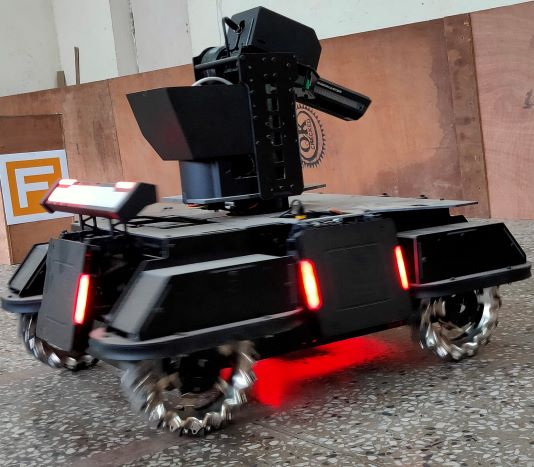
#> input picture PCV_Book_soln/robot2.jpg, 534 x 467 px
$ python question3.py
#> lines starting #> are read from the running program, lines starting #| are printed output that depends on the picture
from PIL import Image
from pylab import *
from scipy.ndimage import filters
import imtools

im = array(Image.open('robot2.jpg').convert('L'))
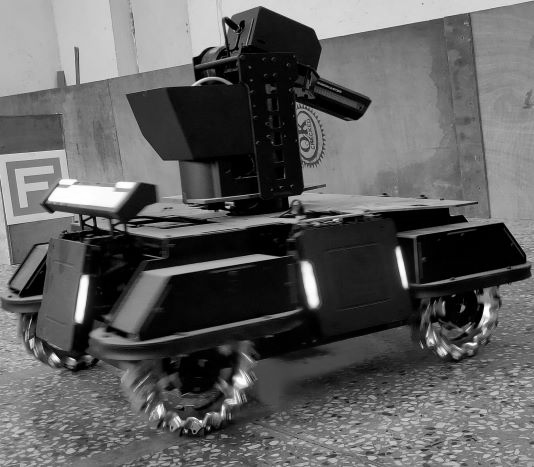
#> im: shape (467, 534); min 0, max 255, mean 95.1
def histeq(im, nbr_bins=256):
    # get image histogram
#> called with nbr_bins = 256
    imhist, bins = histogram(im.flatten(), nbr_bins, density=True)
#> imhist = 256 values, max 0.025 at index 1, min 5.23e-05 at index 232, mean 0.00392; bins = 257 values from 0 to 255
    cdf = imhist.cumsum()  # cumulative distribution function
#> cdf = 256 values from 0.0214 to 1
    cdf = 255 * cdf / cdf[-1]  # normalize
#> cdf = 256 values from 5.44 to 255
    # use linear interpolation of cdf to find new pixel values
    im2 = interp(im.flatten(), bins[:-1], cdf)
    return im2.reshape(im.shape), cdf
im2, cdf = histeq(im)
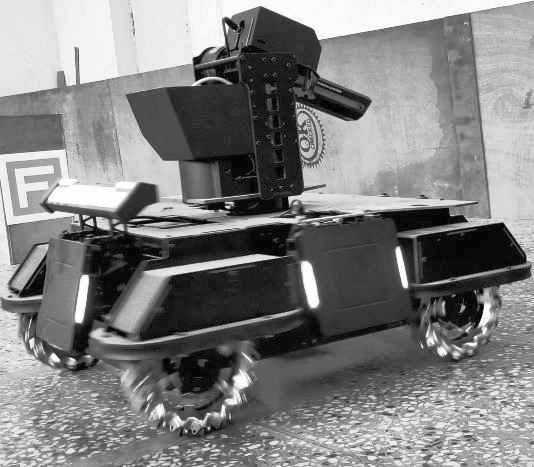
#> im2: shape (467, 534) float64; min 5.44, max 255, mean 128.7
#> cdf = 256 values from 5.44 to 255
im3 = 1.0*filters.gaussian_filter(im, 128)
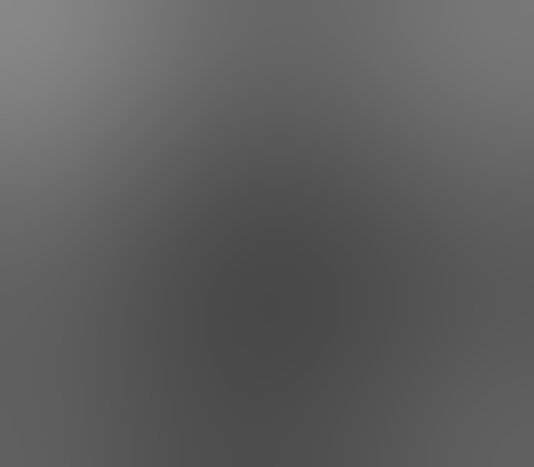
#> im3: shape (467, 534) float64; min 72, max 136, mean 94.1
im4 = clip(128 * (1.0 *im / (im3 + 0.1)), 0, 255)
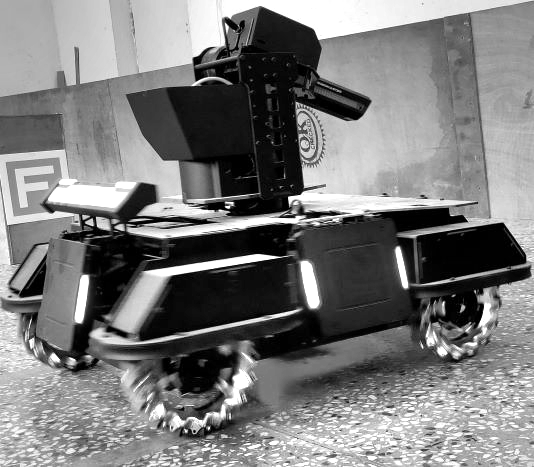
#> im4: shape (467, 534) float64; min 0, max 255, mean 123.9


figure(figsize=(16,16))
gray()
subplot(3, 2, 1)
title('original')
imshow(im)

subplot(3, 2, 2)
title('original hist')
hist(im.flatten(), 256, density=True)

subplot(3, 2, 3)
gray()
title('histogram equalized')
imshow(im2)

subplot(3, 2, 4)
title('equalized histogram')
hist(im2.flatten(), 256, density=True)

subplot(3, 2, 5)
gray()
title('quotient')
imshow(uint8(im4))

subplot(3, 2, 6)
title('quotient graph')
hist(im4.flatten(), 256, density=True)

show()
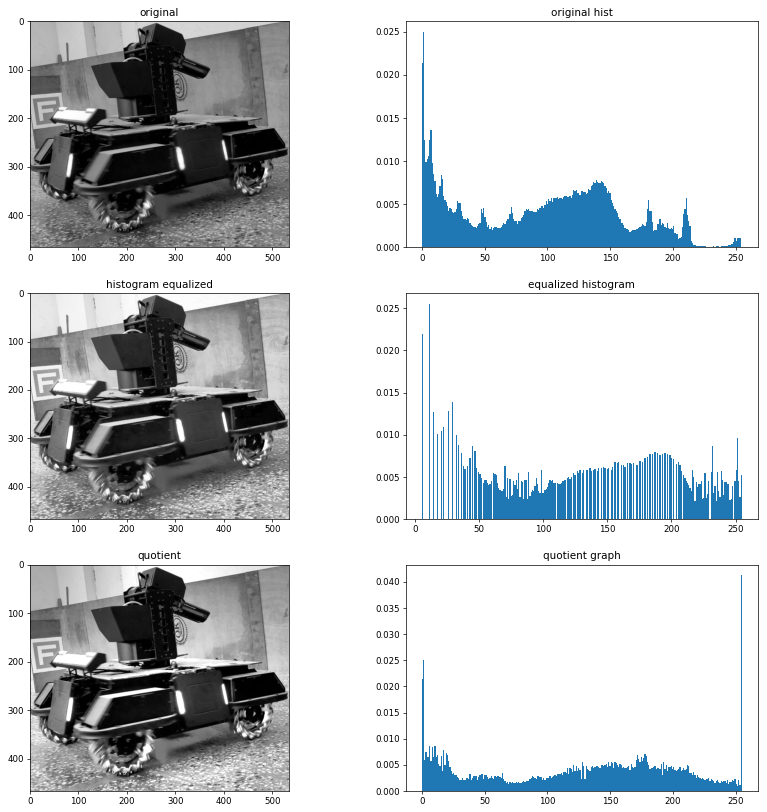
#> figure drawn by matplotlib, 6 panels; panel 2: tallest bar 0.025 high, from x = 0.996 to 1.99; panel 4: tallest bar 0.0255 high, from x = 11.29 to 12.26; panel 6: tallest bar 0.0413 high, from x = 254 to 255
